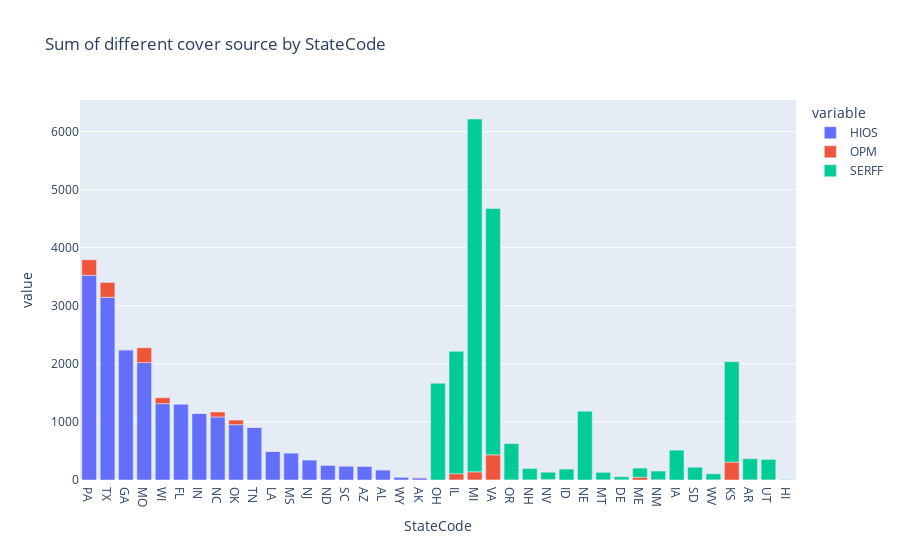

Write notebook code for a chart like this one.
### Code cell
import plotly.express as px

df = service.groupBy('StateCode').pivot("SourceName").count().toPandas()

df = df.sort_values(by=['HIOS'], ascending=False)  ## here manipulate on how the order is showing on create df
fig = px.bar(df, x='StateCode', y=['HIOS', 'OPM','SERFF'], 
             title='Sum of different cover source by StateCode')
fig.show()

### Figure 1 — Plotly figure (JSON) as saved in the notebook; plotly's stock layout.template omitted (floating-point values rounded to 4 significant figures)
{"data": [{"alignmentgroup": "True", "hovertemplate": "variable=HIOS<br>StateCode=%{x}<br>value=%{y}<extra></extra>", "legendgroup": "HIOS", "marker": {"color": "#636efa", "pattern": {"shape": ""}}, "name": "HIOS", "offsetgroup": "HIOS", "orientation": "v", "showlegend": true, "textposition": "auto", "type": "bar", "x": ["PA", "TX", "GA", "MO", "WI", "FL", "IN", "NC", "OK", "TN", "LA", "MS", "NJ", "ND", "SC", "AZ", "AL", "WY", "AK", "OH", "IL", "MI", "VA", "OR", "NH", "NV", "ID", "NE", "MT", "DE", "ME", "NM", "IA", "SD", "WV", "KS", "AR", "UT", "HI"], "xaxis": "x", "y": [3525, 3146, 2241, 2022, 1315, 1305, 1147, 1086, 953, 906, 491, 462, 343, 251, 240, 232, 175, 46, 35, 1, 1, 1, 1, null, null, null, null, null, null, null, null, null, null, null, null, null, null, null, null], "yaxis": "y"}, {"alignmentgroup": "True", "hovertemplate": "variable=OPM<br>StateCode=%{x}<br>value=%{y}<extra></extra>", "legendgroup": "OPM", "marker": {"color": "#EF553B", "pattern": {"shape": ""}}, "name": "OPM", "offsetgroup": "OPM", "orientation": "v", "showlegend": true, "textposition": "auto", "type": "bar", "x": ["PA", "TX", "GA", "MO", "WI", "FL", "IN", "NC", "OK", "TN", "LA", "MS", "NJ", "ND", "SC", "AZ", "AL", "WY", "AK", "OH", "IL", "MI", "VA", "OR", "NH", "NV", "ID", "NE", "MT", "DE", "ME", "NM", "IA", "SD", "WV", "KS", "AR", "UT", "HI"], "xaxis": "x", "y": [267, 256, 3, 255, 102, null, 3, 85, 79, 3, 3, null, null, null, 4, null, 1, null, 6, null, 108, 139, 432, 2, 3, 8, null, null, 3, 3, 48, 4, null, null, 3, 309, 3, 2, null], "yaxis": "y"}, {"alignmentgroup": "True", "hovertemplate": "variable=SERFF<br>StateCode=%{x}<br>value=%{y}<extra></extra>", "legendgroup": "SERFF", "marker": {"color": "#00cc96", "pattern": {"shape": ""}}, "name": "SERFF", "offsetgroup": "SERFF", "orientation": "v", "showlegend": true, "textposition": "auto", "type": "bar", "x": ["PA", "TX", "GA", "MO", "WI", "FL", "IN", "NC", "OK", "TN", "LA", "MS", "NJ", "ND", "SC", "AZ", "AL", "WY", "AK", "OH", "IL", "MI", "VA", "OR", "NH", "NV", "ID", "NE", "MT", "DE", "ME", "NM", "IA", "SD", "WV", "KS", "AR", "UT", "HI"], "xaxis": "x", "y": [null, null, null, null, null, null, null, null, null, null, null, null, null, null, null, null, null, null, null, 1665, 2107, 6077, 4242, 625, 196, 126, 188, 1185, 128, 53, 157, 150, 514, 220, 104, 1728, 364, 353, 6], "yaxis": "y"}], "layout": {"barmode": "relative", "legend": {"title": {"text": "variable"}, "tracegroupgap": 0}, "title": {"text": "Sum of different cover source by StateCode"}, "xaxis": {"anchor": "y", "domain": [0, 1], "title": {"text": "StateCode"}}, "yaxis": {"anchor": "x", "domain": [0, 1], "title": {"text": "value"}}}}
